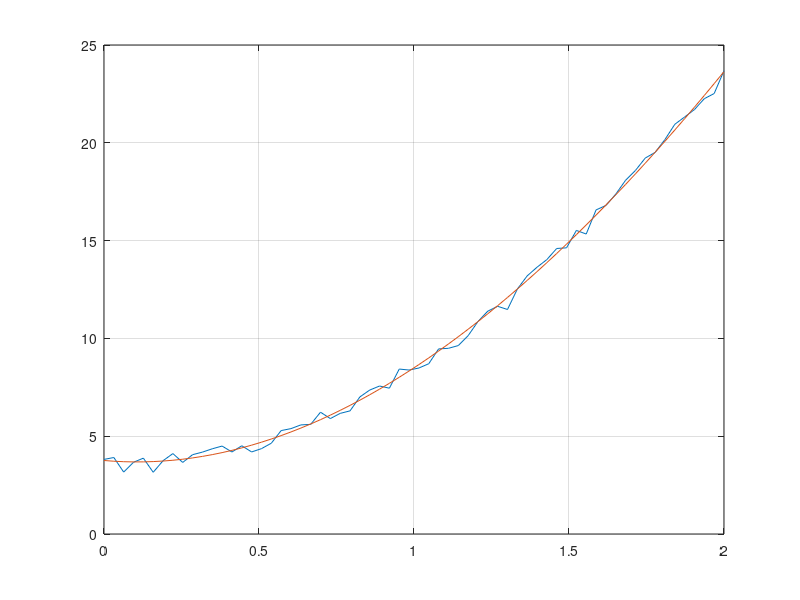

Source code (MATLAB):
clc
clear all
close all

x = linspace(0,2,64);
Y = 5*x.^2+3+rand([1 64]);
p = polyfit(x,Y,3);

figure(1)
plot(x,Y,x,polyval(p,x))
grid on
